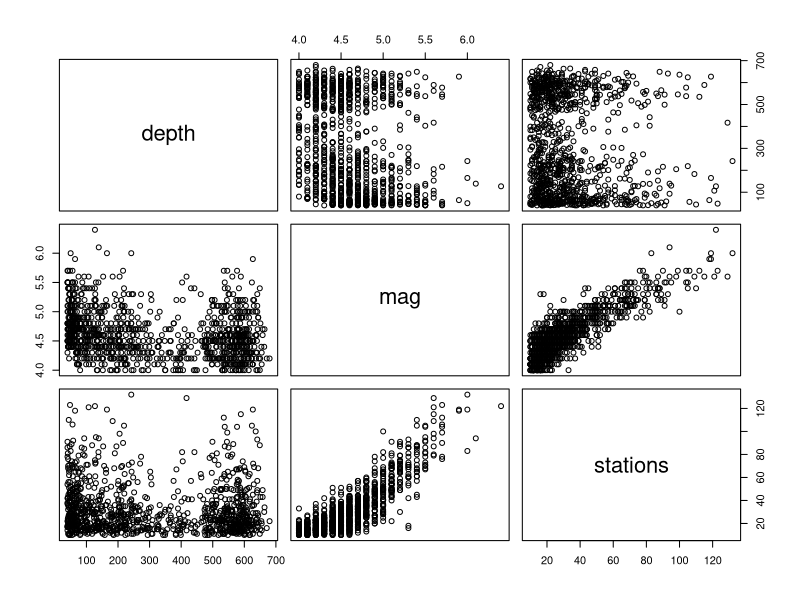
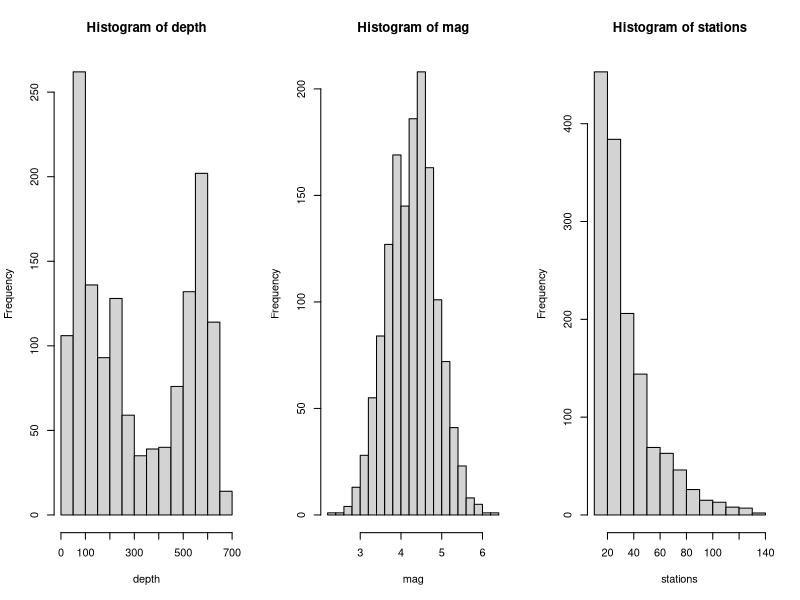
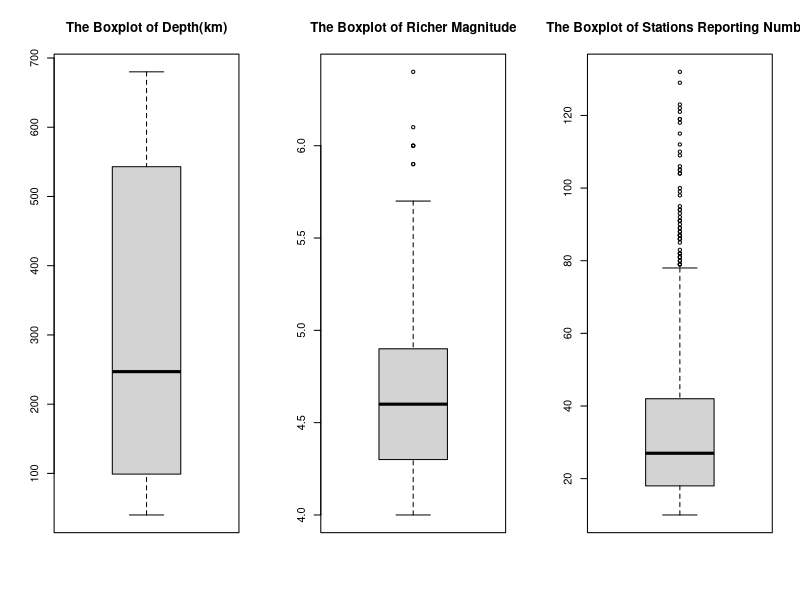
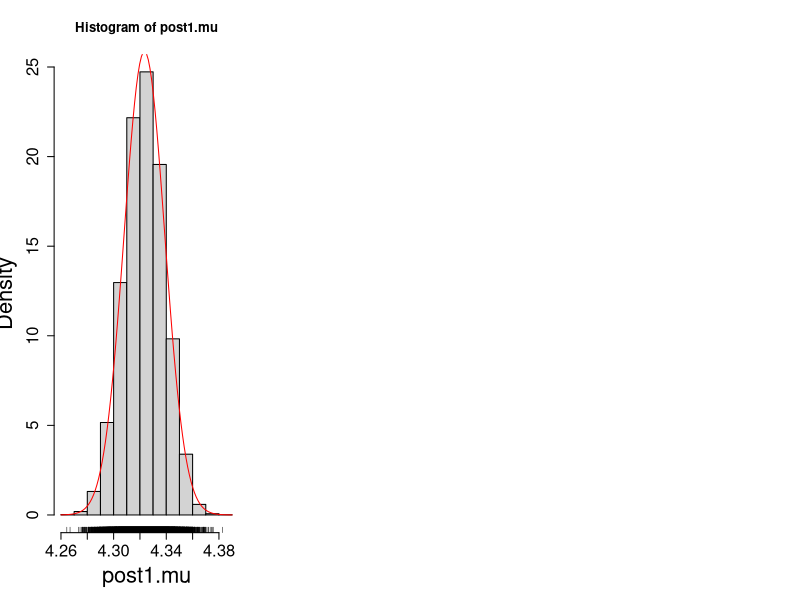

R code for these plots, in order:
## ---- chunk 1
knitr::opts_chunk$set(
	echo = TRUE,
	message = TRUE,
	warning = TRUE
)
library(ggplot2)
library(car)
library(forecast)
library(knitr)
library(LearnBayes)
## ---- chunk 2
data <- quakes
data <- data[,c("depth", "mag", "stations")]
M <- read.csv("./quakes.csv")
head <- head(data)
kable(head, align = 'c', caption = "The First Part of the Observations")
C <- summary(data)
table2 <- cbind(C[1:6., 1], C[1:6, 2], C[1:6, 3])
kable(table2, col.names = c("depth", "mag", "stations"), caption = "Summary of the Dataset" )
## ---- chunk 3
plot(data)
par(mfrow = c(1,3))
depth <- M$depth
hist(depth,15)
mag <- M$mag
hist(mag,15)
stations <- M$stations
hist(stations,15)
par(mfrow = c(1,3))
boxplot(data$depth, main  = "The Boxplot of Depth(km)");
boxplot(data$mag, main = "The Boxplot of Richer Magnitude");
boxplot(data$stations, main = "The Boxplot of Stations Reporting Number")
## ---- chunk 4
#######  BC transformation  ######
lambda <- powerTransform(mag, family = "bcPower")
mag_bc <- BoxCox(mag, lambda = 1.033341)
shapiro.test(mag_bc)
######## Still Unnormal, WHY???  ########
## ---- chunk 5
n = length(mag)
ybar = mean(mag)
s2 = var(mag)
## ---- chunk 6
normchi2post(c(ybar, s2), mag)
## ---- chunk 7
##################################??????????????????????
## ---- chunk 8
round(ybar + qt(c(0.025, 0.975), n - 1) * sqrt(s2/n), 3)
## ---- chunk 9
t.test(mag)
## ---- chunk 10
# rt() generates random deviates
post1.mu <- ybar + rt(10000, n-1) * sqrt(s2/n)
mean(post1.mu)
quantile(post1.mu, prob = c(0.025, 0.975))
## ---- chunk 11
hist(post1.mu, freq = F, cex.lab = 2, cex.axis = 1.5)
rug(jitter(post1.mu))
gt <- function(x){
  dt((x - ybar)/sqrt(s2/n), n-1)/sqrt(s2/n)
}
curve(gt(x), add = T, col = "red")
## ---- chunk 12
### mycontour
